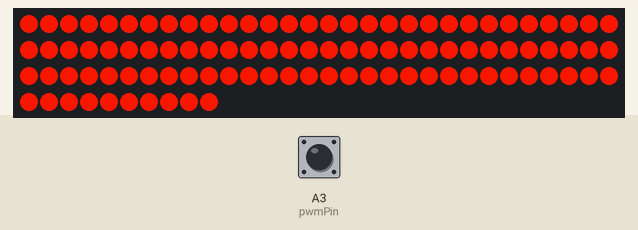
The sketch below on a simulated ATtiny85, built with avr-gcc and run on an emulated ATtiny85. Shown: 100 RGB LEDs in strip order, left to right, continuing on the next row. The test bench sets the inputs (shaded band); at power-on: A3 (pwmPin) LOW.

3.7 s: A3 (pwmPin) pulsed HIGH 2 times (0.12 s each, 0.3 s apart)
Above: at 4.3 s.
Timing chart, 0 to 6.7 s (numbered marks = the images above; inputs shaded):
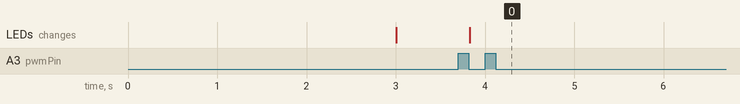

Measured:
- after the input at 3.7 s, the LEDs: change after 0.13 s (image 0)

The sketch:

huewheel.ino
```cpp
/*
 * pinout used on ATtiny85
 * pin 1 NC
 * pin 2 PWM Input
 * pin 3 NC
 * pin 4 GND
 * pin 5 DOUT goes to LED strip
 * pin 6 NC
 * pin 7 NC
 * pin 8 VCC
 */

// Persistence doesn't fit with a micronucleus bootloader
#undef PERSIST

#ifdef PERSIST
#  include <EEPROM.h>
#endif

#include <FastLED.h>

#define LEDPIN 0
#define LEDMAX 100

#define pwmPin A3

bool dirty(false);
const int deadband(7);
const long valueTooLow(800);
const long defaultLow(1000);
const long defaultHigh(1800);
const long valueTooHigh(3000);
unsigned long prevVal(1500);

unsigned long blackVal(1010);
unsigned long lowest(defaultLow);
unsigned long highest(defaultHigh);
unsigned long nextWrite(0);

void setup() {
    FastLED.addLeds<NEOPIXEL, LEDPIN>(NULL, LEDMAX);

    pinMode(pwmPin, INPUT);
    loadEEProm();
}

void computeBlackVal() {
    blackVal = lowest + (0.03 * (highest - lowest));
}

void loadEEProm() {
#ifdef PERSIST
    const int pos = 0;
    lowest = (EEPROM.read(pos) << 8) | EEPROM.read(pos + 1);
    highest = (EEPROM.read(pos + 2) << 8) | EEPROM.read(pos + 3);
    if (lowest < valueTooLow || lowest > valueTooHigh) {
        lowest = defaultLow;
    }
    if (highest > valueTooHigh || highest < valueTooLow) {
        highest = defaultHigh;
    }
    computeBlackVal();
#endif
}

void writeEEProm() {
#ifdef PERSIST
    if (!dirty) {
        return;
    }

    int pos = 0;
    EEPROM.write(pos++, lowest >> 8);
    EEPROM.write(pos++, lowest & 0xff);
    EEPROM.write(pos++, highest >> 8);
    EEPROM.write(pos++, highest & 0xff);

    dirty = false;
#endif
}

void rangeCheck(unsigned long val) {
    if (val < valueTooLow || val > valueTooHigh) {
        if (val == 0) {
            lowest = defaultLow;
            highest = defaultHigh;
        }
        return;
    }
    if (val < lowest || val > highest) {
        lowest = min(val, lowest);
        highest = max(val, highest);
        computeBlackVal();
        dirty = true;
    }
}

CRGB color;

void loop() {
    unsigned long val = pulseIn(pwmPin, HIGH, 3000000);
    rangeCheck(val);
    if (abs(val - prevVal) > deadband) {
        prevVal = val;
        if (val > blackVal) {
            color.setHue(map(val, blackVal, highest, 0, 255));
        } else {
            color = CRGB::Black;
        }
        FastLED.showColor(color);
    }
    delay(10);

    if (dirty && millis() > nextWrite) {
        writeEEProm();
        nextWrite = millis() + 10000;
    }
}
```
